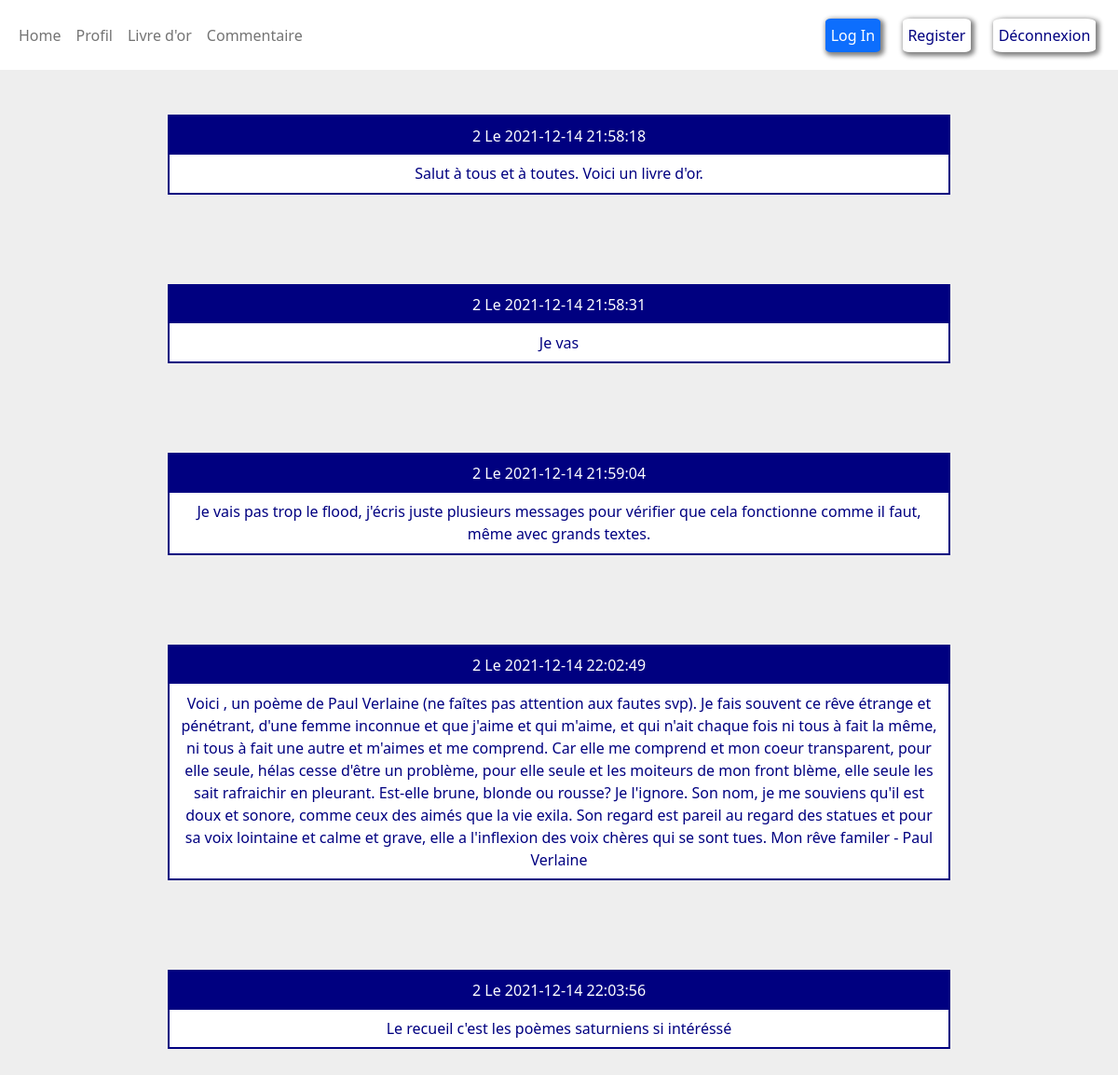
Screenshot of /livre-or.php with the database file from the repository.
### tables this page shows
CREATE TABLE `commentaires` (
  `id` int(11) NOT NULL,
  `commentaire` text NOT NULL,
  `id_utilisateur` int(11) NOT NULL,
  `date` datetime NOT NULL
);

### livre-or.php (the view, shortened to what this page needs)
<?php
require_once('configuration.php');
?>
<!DOCTYPE html>
<html lang="en">
<head>
    <link href="https://cdn.jsdelivr.net/npm/bootstrap@5.1.3/dist/css/bootstrap.min.css" rel="stylesheet">
    <link href="livre-or.css" rel="stylesheet">
</head>
<body>
    <header>
        <nav class="navbar navbar-expand-lg navbar-light bg-white">
            <div class="container-fluid">
                <div class="collapse navbar-collapse" id="navbarExample01">
                    <ul class="navbar-nav me-auto mb-2 mb-lg-0">
                        <li class="nav-item active">
                            <a class="nav-link" aria-current="page" href="index.php">Home</a>
                        </li>
                        <li class="nav-item">
                            <a class="nav-link" href="profil.php">Profil</a>
                        </li>
                        <li class="nav-item">
                            <a class="nav-link" href="livre-or.php">Livre d'or</a>
                        </li>
                        <li class="nav-item">
                            <a class="nav-link" href="commentaire.php">Commentaire</a>
                        </li>
                    </ul>
                    <a class="login" href="connexion.php">Log In</a>
                    <a class="register" href="inscription.php">Register</a>
                    <a class="deco" href="deconnexion.php">Déconnexion</a>
                </div>
            </div>
        </nav>
    </header>
<?php
    $req = $db->query('SELECT * FROM commentaires');
    while ($livre = $req->fetch()) {
        ?>
        <br> <br>
        <div class="commentaire">
            <div class="info">
                <?=$livre['id_utilisateur']?>  Le <?=$livre['date']?>
            </div>
            <div class="txt">
                <?=$livre['commentaire'];?>
            </div>
        </div> <br> <br>
        <?php
    }
    ?>
</body>
</html>

### livre-or.css (style rules this page uses)
.login { background-color: #0d6efd; box-shadow: 2px 2px 5px 2px grey; border-radius: 10%; text-decoration: none; color: white; padding: 0.5%; display: flex; justify-content: flex-start; margin: 1%; }
.register { box-shadow: 2px 2px 5px 2px grey; border-radius: 10%; text-decoration: none; color: navy; padding: 0.5%; display: flex; justify-content: flex-start; margin: 1%; }
.deco { box-shadow: 2px 2px 5px 2px grey; border-radius: 10%; text-decoration: none; color: navy; padding: 0.5%; display: flex; justify-content: flex-start; margin: 1%; }
body { background-color : #eeeeee; }
.info { background-color:navy; padding : 1%; text-align: center; color : white; }
.txt { background-color:white; padding : 1%; text-align: center; color: navy; }
.commentaire { border : 2px solid navy; max-width : 70%; margin-left : 15%; }

### rows the page displays
commentaires: id_utilisateur "2", date "2021-12-14 21:58:18", commentaire "Salut à tous et à toutes. Voici un livre d'or."
commentaires: id_utilisateur "2", date "2021-12-14 21:58:31", commentaire "Je vas"
commentaires: id_utilisateur "2", date "2021-12-14 21:59:04", commentaire "Je vais pas trop le flood, j'écris juste plusieurs messages pour vérifier que cela fonctionne comme il faut, même avec grands textes."
commentaires: id_utilisateur "2", date "2021-12-14 22:02:49", commentaire "Voici , un poème de Paul Verlaine (ne faîtes pas attention aux fautes svp). Je fais souvent ce rêve étrange et pénétrant, d'une femme inconnue et que j'aime et qui m'aime, et qui n'ait chaque fois ni tous à fait la même, ni tous à fait une autre et m'aimes et me comprend. Car elle me comprend et mon coeur transparent, pour elle seule, hélas cesse d'être un problème, pour elle seule et les moiteurs de mon front blème, elle seule les sait rafraichir en pleurant. Est-elle brune, blonde ou rousse? Je l'ignore. Son nom, je me souviens qu'il est doux et sonore, comme ceux des aimés que la vie exila. Son regard est pareil au regard des statues et pour sa voix lointaine et calme et grave, elle a…"
commentaires: id_utilisateur "2", date "2021-12-14 22:03:56", commentaire "Le recueil c'est les poèmes saturniens si intéréssé"
